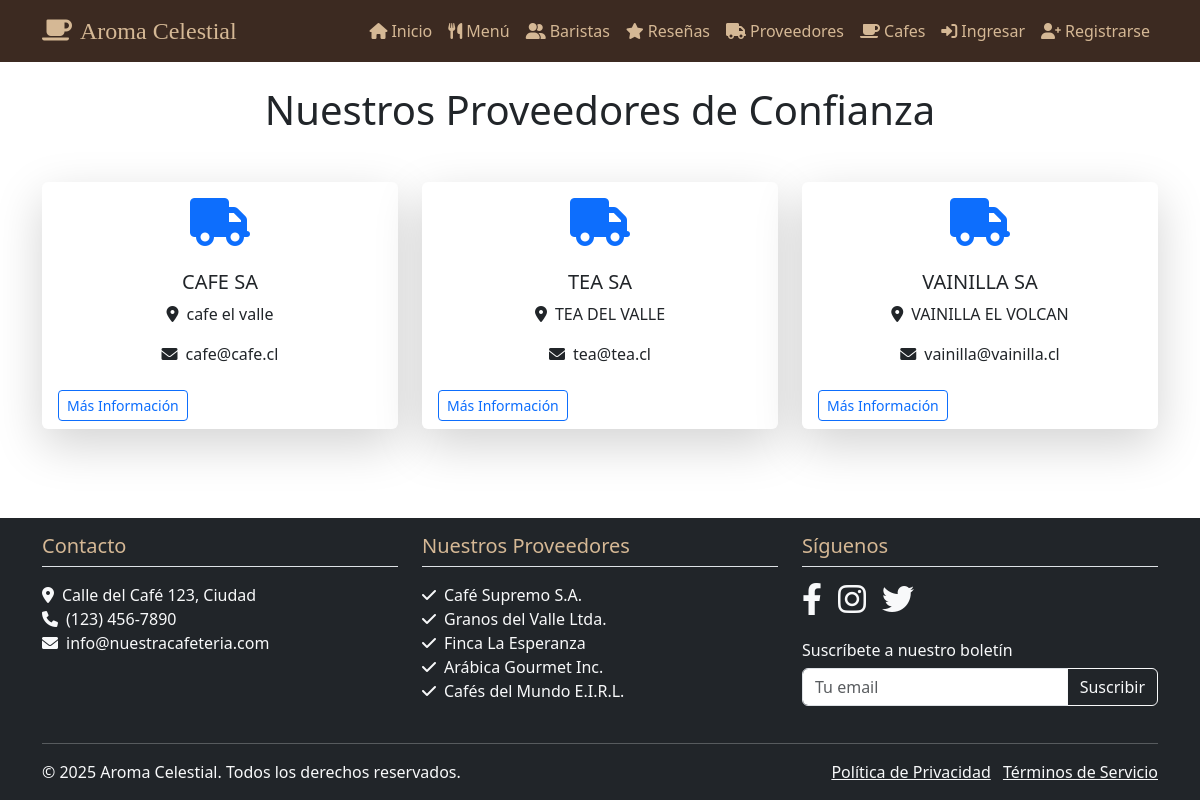
Screenshot of /proveedores/ with the database file from the repository.
### miapp/models.py (models this page shows, shortened)
class Proveedor(models.Model):
    id = models.AutoField(primary_key=True)
    nombre = models.CharField(max_length=100)
    contacto = models.CharField(max_length=100)
    direccion = models.CharField(max_length=100)

### miapp/views.py (the view)
# urls.py: path('proveedores/', views.proveedores, name='proveedores'),
def proveedores(request):
    proveedores = Proveedor.objects.all()
    return render(request, 'proveedores.html', {'proveedores': proveedores})

### miapp/templates/proveedores.html (shortened to what this page needs)
{% extends 'base.html' %}
{% load static %}
{% block content %}
<h1 class="text-center mb-5">Nuestros Proveedores de Confianza</h1>
<div class="row row-cols-1 row-cols-md-3 g-4">
    {% for proveedor in proveedores %}
    <div class="col">
        <div class="card h-100 border-0 shadow-lg">
            <div class="card-body text-center">
                <div class="mb-4">
                    <i class="fas fa-truck fa-3x text-primary"></i>
                </div>
                <h5 class="card-title">{{ proveedor.nombre }}</h5>
                <p class="card-text">
                    <i class="fas fa-map-marker-alt me-2"></i>{{ proveedor.direccion }}
                </p>
                <p class="card-text">
                    <i class="fas fa-envelope me-2"></i>{{ proveedor.contacto }}
                </p>
            </div>
            <div class="card-footer bg-transparent border-0">
                <button class="btn btn-outline-primary btn-sm" data-bs-toggle="modal" data-bs-target="#proveedorModal{{ proveedor.id }}">
                    Más Información
                </button>
            </div>
        </div>
    </div>
    {% endfor %}
</div>
{% endblock %}

### rows the page displays
Proveedor: nombre "CAFE SA", direccion "cafe el valle", contacto "cafe@cafe.cl"
Proveedor: nombre "TEA SA", direccion "TEA DEL VALLE", contacto "tea@tea.cl"
Proveedor: nombre "VAINILLA SA", direccion "VAINILLA EL VOLCAN", contacto "vainilla@vainilla.cl"
